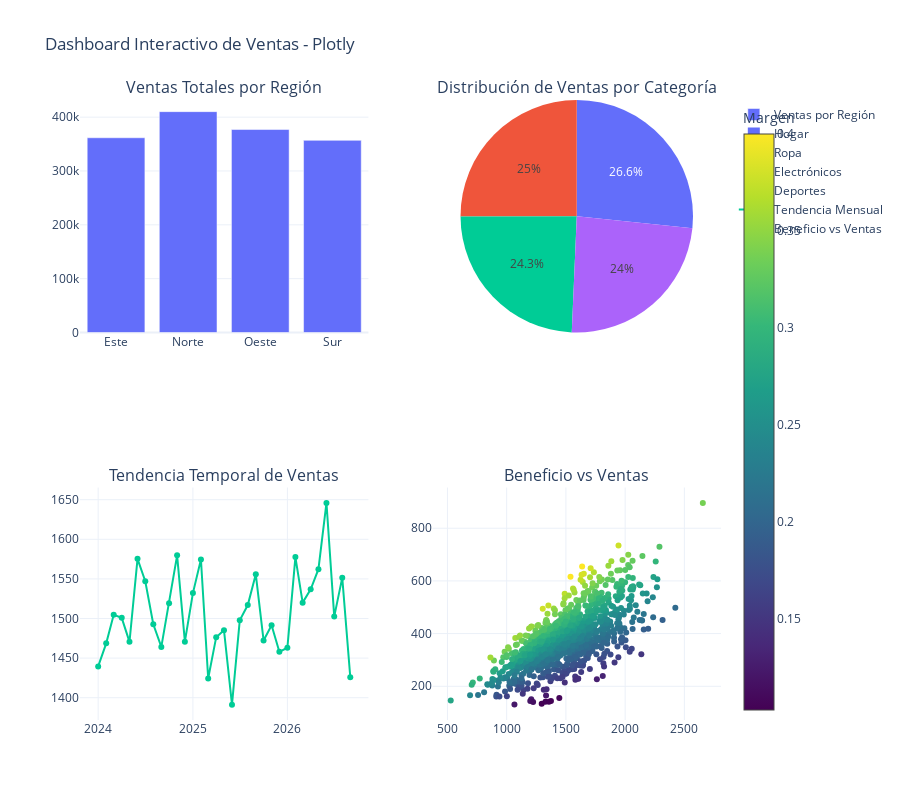

This figure's notebook cell:
### Code cell
# =========================
# PASO 4: DASHBOARD INTERACTIVO CON PLOTLY (CON EVIDENCIA)
# =========================

from plotly.subplots import make_subplots
import plotly.graph_objects as go

# Crear dashboard con subplots
fig = make_subplots(
    rows=2, cols=2,
    subplot_titles=(
        'Ventas Totales por Región',
        'Distribución de Ventas por Categoría',
        'Tendencia Temporal de Ventas',
        'Beneficio vs Ventas'
    ),
    specs=[
        [{'type': 'bar'}, {'type': 'pie'}],
        [{'type': 'scatter'}, {'type': 'scatter'}]
    ]
)

# 1. Ventas por región (barra)
ventas_region = (
    ventas_data
    .groupby('region')['ventas']
    .sum()
    .reset_index()
)

fig.add_trace(
    go.Bar(
        x=ventas_region['region'],
        y=ventas_region['ventas'],
        name='Ventas por Región'
    ),
    row=1, col=1
)

# 2. Distribución por categoría (pie)
ventas_categoria = (
    ventas_data
    .groupby('categoria')['ventas']
    .sum()
    .reset_index()
)

fig.add_trace(
    go.Pie(
        labels=ventas_categoria['categoria'],
        values=ventas_categoria['ventas'],
        name='Ventas por Categoría'
    ),
    row=1, col=2
)

# 3. Tendencia temporal
ventas_tiempo = (
    ventas_data
    .groupby('mes')['ventas']
    .mean()
    .reset_index()
)
ventas_tiempo['mes'] = ventas_tiempo['mes'].astype(str)

fig.add_trace(
    go.Scatter(
        x=ventas_tiempo['mes'],
        y=ventas_tiempo['ventas'],
        mode='lines+markers',
        name='Tendencia Mensual'
    ),
    row=2, col=1
)

# 4. Beneficio vs ventas
fig.add_trace(
    go.Scatter(
        x=ventas_data['ventas'],
        y=ventas_data['beneficio'],
        mode='markers',
        name='Beneficio vs Ventas',
        marker=dict(
            color=ventas_data['margen'],
            colorscale='Viridis',
            showscale=True,
            colorbar=dict(title='Margen')
        ),
        text=ventas_data['categoria']
    ),
    row=2, col=2
)

# Layout general
fig.update_layout(
    title='Dashboard Interactivo de Ventas - Plotly',
    height=800,
    template='plotly_white',
    showlegend=True
)

# Guardar evidencia interactiva
fig.write_html(
    'dashboard_plotly_comparacion_ventas_dia5.html'
)

fig.show()

print("✅ Dashboard Plotly generado y guardado como evidencia HTML")

### Figure 1 — Plotly figure (JSON) as saved in the notebook; plotly's stock layout.template omitted (floating-point values rounded to 4 significant figures; data arrays with more than 128 entries replaced by an {"elided": "..."} marker saying what was removed)
{"data": [{"name": "Ventas por Región", "type": "bar", "x": ["Este", "Norte", "Oeste", "Sur"], "xaxis": "x", "y": [361700.0, 410200.0, 377000.0, 356900.0], "yaxis": "y"}, {"domain": {"x": [0.55, 1], "y": [0.625, 1]}, "labels": ["Deportes", "Electrónicos", "Hogar", "Ropa"], "name": "Ventas por Categoría", "type": "pie", "values": [362000.0, 365400.0, 401300.0, 377100.0]}, {"mode": "lines+markers", "name": "Tendencia Mensual", "type": "scatter", "x": ["2024-01", "2024-02", "2024-03", "2024-04", "2024-05", "2024-06", "2024-07", "2024-08", "2024-09", "2024-10", "2024-11", "2024-12", "2025-01", "2025-02", "2025-03", "2025-04", "2025-05", "2025-06", "2025-07", "2025-08", "2025-09", "2025-10", "2025-11", "2025-12", "2026-01", "2026-02", "2026-03", "2026-04", "2026-05", "2026-06", "2026-07", "2026-08", "2026-09"], "xaxis": "x2", "y": [1440.0, 1469.0, 1505.0, 1501.0, 1471.0, 1575.0, 1547.0, 1493.0, 1464.0, 1519.0, 1580.0, 1471.0, 1532.0, 1574.0, 1424.0, 1476.0, 1485.0, 1391.0, 1498.0, 1517.0, 1556.0, 1472.0, 1491.0, 1458.0, 1463.0, 1578.0, 1520.0, 1537.0, 1562.0, 1646.0, 1502.0, 1552.0, 1426.0], "yaxis": "y2"}, {"marker": {"color": {"elided": "1000 float values"}, "colorbar": {"title": {"text": "Margen"}}, "colorscale": [[0, "#440154"], [0.1111, "#482878"], [0.2222, "#3e4989"], [0.3333, "#31688e"], [0.4444, "#26828e"], [0.5556, "#1f9e89"], [0.6667, "#35b779"], [0.7778, "#6ece58"], [0.8889, "#b5de2b"], [1, "#fde725"]], "showscale": true}, "mode": "markers", "name": "Beneficio vs Ventas", "text": {"elided": "1000 str values"}, "type": "scatter", "x": {"elided": "1000 float values"}, "xaxis": "x3", "y": {"elided": "1000 float values"}, "yaxis": "y3"}], "layout": {"annotations": [{"font": {"size": 16}, "showarrow": false, "text": "Ventas Totales por Región", "x": 0.225, "xanchor": "center", "xref": "paper", "y": 1, "yanchor": "bottom", "yref": "paper"}, {"font": {"size": 16}, "showarrow": false, "text": "Distribución de Ventas por Categoría", "x": 0.775, "xanchor": "center", "xref": "paper", "y": 1, "yanchor": "bottom", "yref": "paper"}, {"font": {"size": 16}, "showarrow": false, "text": "Tendencia Temporal de Ventas", "x": 0.225, "xanchor": "center", "xref": "paper", "y": 0.375, "yanchor": "bottom", "yref": "paper"}, {"font": {"size": 16}, "showarrow": false, "text": "Beneficio vs Ventas", "x": 0.775, "xanchor": "center", "xref": "paper", "y": 0.375, "yanchor": "bottom", "yref": "paper"}], "height": 800, "showlegend": true, "title": {"text": "Dashboard Interactivo de Ventas - Plotly"}, "xaxis": {"anchor": "y", "domain": [0, 0.45]}, "xaxis2": {"anchor": "y2", "domain": [0, 0.45]}, "xaxis3": {"anchor": "y3", "domain": [0.55, 1]}, "yaxis": {"anchor": "x", "domain": [0.625, 1]}, "yaxis2": {"anchor": "x2", "domain": [0, 0.375]}, "yaxis3": {"anchor": "x3", "domain": [0, 0.375]}}}
